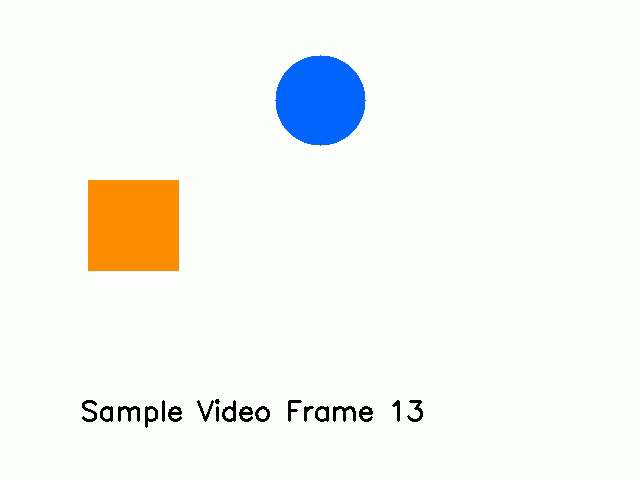
#> input picture frame 12 of LAB PROGRAMS/sample_video.avi, 640 x 480 px
$ python program.py
#> lines starting #> are read from the running program, lines starting #| are printed output that depends on the picture
# Computer Vision Lab
# Requires: Python 3.x, OpenCV, NumPy
# Install once:
#     pip install opencv-python numpy

import cv2
import numpy as np
from pathlib import Path

video_path = Path(__file__).resolve().parents[1] / "sample_video.avi"
cap = cv2.VideoCapture(str(video_path))

while True:
    ret, frame = cap.read()
#> frame is the input picture: shape (480, 640, 3); mean B, G, R 244.3, 246.8, 245.9
    if not ret:
        break
    h, w = frame.shape[:2]
#> h = 480; w = 640
    src = np.float32([[20,20], [w-20,20], [w-20,h-20], [20,h-20]])
    dst = np.float32([[50,40], [w-50,70], [w-70,h-40], [70,h-20]])
    H = cv2.getPerspectiveTransform(src, dst)
    result = cv2.warpPerspective(frame, H, (w, h))
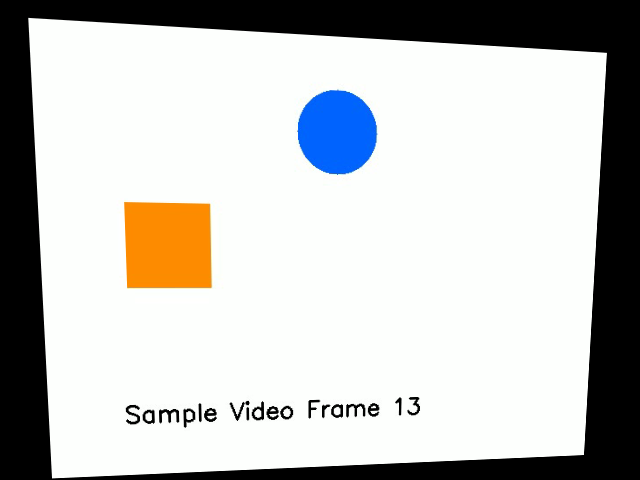
#> result: shape (480, 640, 3); mean B, G, R 189.9, 192.1, 191.6
    cv2.imshow("Perspective Video", result)
    if cv2.waitKey(30) & 0xFF == ord("q"):
#> (key q is pressed here)
        break

cap.release()
cv2.destroyAllWindows()

$ run again, starting later in the video
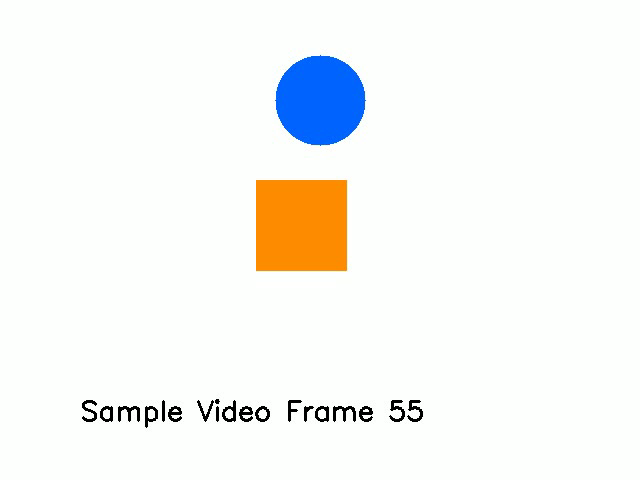
#> input picture frame 54 of LAB PROGRAMS/sample_video.avi, 640 x 480 px
#> frame is the input picture: shape (480, 640, 3); mean B, G, R 244.2, 246.7, 245.8
#> `result = cv2.warpPerspective(frame, H, (w, h))`:
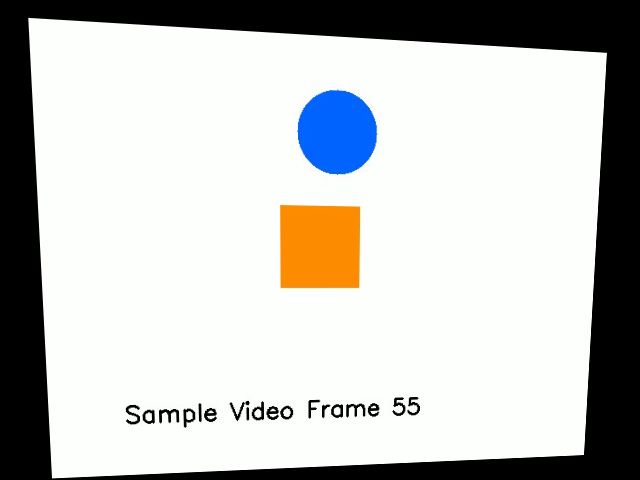
#> result: shape (480, 640, 3); mean B, G, R 190.5, 192.3, 191.5

$ run again, starting later in the video
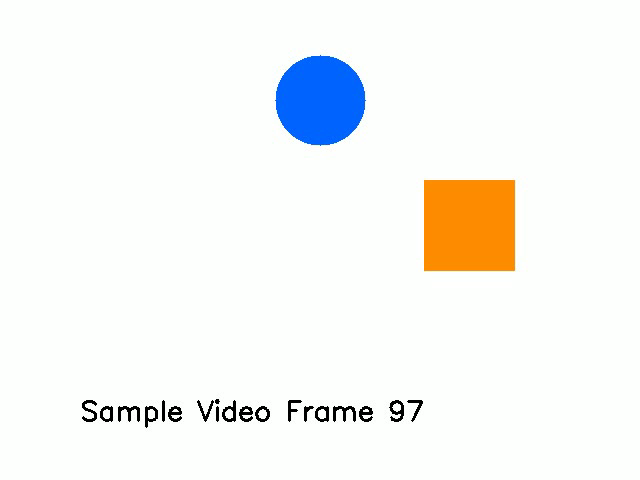
#> input picture frame 96 of LAB PROGRAMS/sample_video.avi, 640 x 480 px
#> frame is the input picture: shape (480, 640, 3); mean B, G, R 244.3, 246.8, 245.9
#> `result = cv2.warpPerspective(frame, H, (w, h))`:
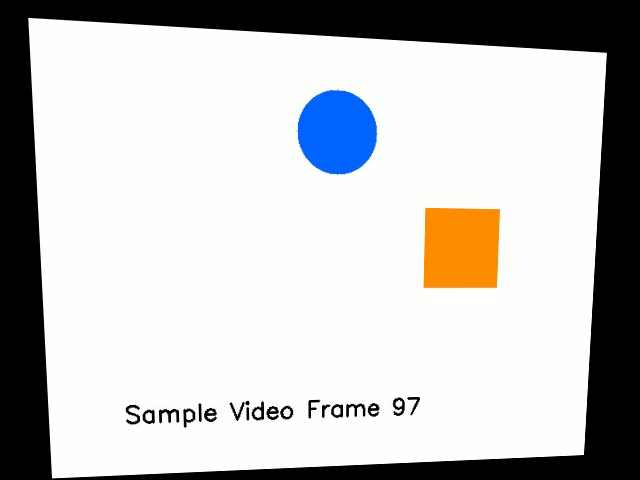
#> result: shape (480, 640, 3); mean B, G, R 191, 192.6, 191.5
